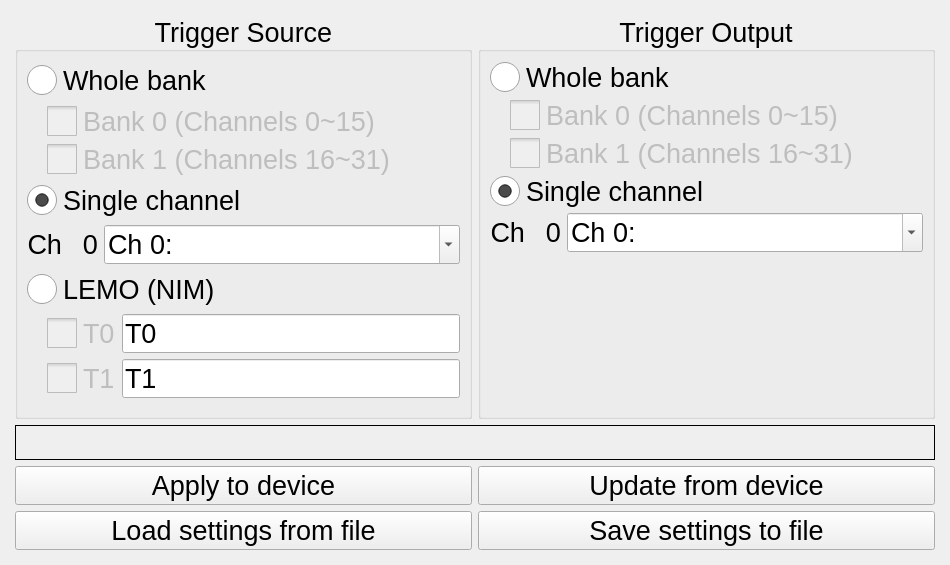
<?xml version="1.0" encoding="UTF-8"?>
<ui version="4.0">
 <class>MainWindow</class>
 <widget class="QMainWindow" name="MainWindow">
  <property name="windowModality">
   <enum>Qt::NonModal</enum>
  </property>
  <property name="geometry">
   <rect>
    <x>0</x>
    <y>0</y>
    <width>950</width>
    <height>565</height>
   </rect>
  </property>
  <property name="sizePolicy">
   <sizepolicy hsizetype="Fixed" vsizetype="Fixed">
    <horstretch>0</horstretch>
    <verstretch>0</verstretch>
   </sizepolicy>
  </property>
  <property name="minimumSize">
   <size>
    <width>0</width>
    <height>0</height>
   </size>
  </property>
  <property name="maximumSize">
   <size>
    <width>950</width>
    <height>565</height>
   </size>
  </property>
  <property name="windowTitle">
   <string>MDPP Trigger Control</string>
  </property>
  <widget class="QWidget" name="centralwidget">
   <property name="maximumSize">
    <size>
     <width>2000</width>
     <height>2000</height>
    </size>
   </property>
   <layout class="QVBoxLayout" name="verticalLayout" stretch="0">
    <property name="spacing">
     <number>6</number>
    </property>
    <property name="sizeConstraint">
     <enum>QLayout::SetMinimumSize</enum>
    </property>
    <property name="leftMargin">
     <number>15</number>
    </property>
    <property name="topMargin">
     <number>15</number>
    </property>
    <property name="rightMargin">
     <number>15</number>
    </property>
    <property name="bottomMargin">
     <number>15</number>
    </property>
    <item>
     <layout class="QVBoxLayout" name="verticalLayout_6">
      <item>
       <layout class="QHBoxLayout" name="horizontalLayout_2">
        <property name="sizeConstraint">
         <enum>QLayout::SetMaximumSize</enum>
        </property>
        <item>
         <layout class="QHBoxLayout" name="horizontalLayout_3" stretch="1,1">
          <item>
           <widget class="QGroupBox" name="GB_groupControl">
            <property name="font">
             <font>
              <pointsize>20</pointsize>
             </font>
            </property>
            <property name="title">
             <string>Trigger Source</string>
            </property>
            <property name="alignment">
             <set>Qt::AlignCenter</set>
            </property>
            <layout class="QVBoxLayout" name="verticalLayout_3" stretch="0,0,0,0,0,0">
             <item>
              <widget class="QRadioButton" name="RB_TS_WB">
               <property name="styleSheet">
                <string notr="true">QRadioButton::indicator { width: 30px; height: 30px; }</string>
               </property>
               <property name="text">
                <string>Whole bank</string>
               </property>
               <attribute name="buttonGroup">
                <string notr="true">buttonGroup</string>
               </attribute>
              </widget>
             </item>
             <item>
              <layout class="QHBoxLayout" name="horizontalLayout">
               <item>
                <spacer name="horizontalSpacer">
                 <property name="orientation">
                  <enum>Qt::Horizontal</enum>
                 </property>
                 <property name="sizeType">
                  <enum>QSizePolicy::Fixed</enum>
                 </property>
                 <property name="sizeHint" stdset="0">
                  <size>
                   <width>20</width>
                   <height>20</height>
                  </size>
                 </property>
                </spacer>
               </item>
               <item>
                <layout class="QVBoxLayout" name="verticalLayout_4">
                 <item>
                  <widget class="QCheckBox" name="CB_TS_B0">
                   <property name="enabled">
                    <bool>false</bool>
                   </property>
                   <property name="minimumSize">
                    <size>
                     <width>400</width>
                     <height>0</height>
                    </size>
                   </property>
                   <property name="font">
                    <font>
                     <pointsize>20</pointsize>
                    </font>
                   </property>
                   <property name="styleSheet">
                    <string notr="true">QCheckBox::indicator { width: 30px; height: 30px; }</string>
                   </property>
                   <property name="text">
                    <string>Bank 0 (Channels 0~15)</string>
                   </property>
                  </widget>
                 </item>
                 <item>
                  <widget class="QCheckBox" name="CB_TS_B1">
                   <property name="enabled">
                    <bool>false</bool>
                   </property>
                   <property name="minimumSize">
                    <size>
                     <width>400</width>
                     <height>0</height>
                    </size>
                   </property>
                   <property name="font">
                    <font>
                     <pointsize>20</pointsize>
                    </font>
                   </property>
                   <property name="styleSheet">
                    <string notr="true">QCheckBox::indicator { width: 30px; height: 30px; }</string>
                   </property>
                   <property name="text">
                    <string>Bank 1 (Channels 16~31)</string>
                   </property>
                  </widget>
                 </item>
                </layout>
               </item>
              </layout>
             </item>
             <item>
              <widget class="QRadioButton" name="RB_TS_SC">
               <property name="styleSheet">
                <string notr="true">QRadioButton::indicator { width: 30px; height: 30px; }</string>
               </property>
               <property name="text">
                <string>Single channel</string>
               </property>
               <property name="checked">
                <bool>true</bool>
               </property>
               <attribute name="buttonGroup">
                <string notr="true">buttonGroup</string>
               </attribute>
              </widget>
             </item>
             <item>
              <layout class="QHBoxLayout" name="horizontalLayout_6">
               <item>
                <widget class="QLabel" name="label">
                 <property name="maximumSize">
                  <size>
                   <width>35</width>
                   <height>16777215</height>
                  </size>
                 </property>
                 <property name="text">
                  <string>Ch</string>
                 </property>
                 <property name="alignment">
                  <set>Qt::AlignRight|Qt::AlignTrailing|Qt::AlignVCenter</set>
                 </property>
                </widget>
               </item>
               <item>
                <widget class="QLabel" name="LB_TS_SC_INDEX">
                 <property name="maximumSize">
                  <size>
                   <width>30</width>
                   <height>16777215</height>
                  </size>
                 </property>
                 <property name="layoutDirection">
                  <enum>Qt::LeftToRight</enum>
                 </property>
                 <property name="text">
                  <string>0</string>
                 </property>
                 <property name="alignment">
                  <set>Qt::AlignRight|Qt::AlignTrailing|Qt::AlignVCenter</set>
                 </property>
                </widget>
               </item>
               <item>
                <widget class="QComboBox" name="CB_TS_SC">
                 <property name="enabled">
                  <bool>true</bool>
                 </property>
                 <property name="editable">
                  <bool>true</bool>
                 </property>
                 <property name="maxCount">
                  <number>32</number>
                 </property>
                 <property name="insertPolicy">
                  <enum>QComboBox::InsertAtCurrent</enum>
                 </property>
                 <item>
                  <property name="text">
                   <string>Ch 0:</string>
                  </property>
                 </item>
                 <item>
                  <property name="text">
                   <string>Ch 1:</string>
                  </property>
                 </item>
                 <item>
                  <property name="text">
                   <string>Ch 2:</string>
                  </property>
                 </item>
                 <item>
                  <property name="text">
                   <string>Ch 3:</string>
                  </property>
                 </item>
                 <item>
                  <property name="text">
                   <string>Ch 4:</string>
                  </property>
                 </item>
                 <item>
                  <property name="text">
                   <string>Ch 5:</string>
                  </property>
                 </item>
                 <item>
                  <property name="text">
                   <string>Ch 6:</string>
                  </property>
                 </item>
                 <item>
                  <property name="text">
                   <string>Ch 7:</string>
                  </property>
                 </item>
                 <item>
                  <property name="text">
                   <string>Ch 8:</string>
                  </property>
                 </item>
                 <item>
                  <property name="text">
                   <string>Ch 9:</string>
                  </property>
                 </item>
                 <item>
                  <property name="text">
                   <string>Ch 10:</string>
                  </property>
                 </item>
                 <item>
                  <property name="text">
                   <string>Ch 11:</string>
                  </property>
                 </item>
                 <item>
                  <property name="text">
                   <string>Ch 12:</string>
                  </property>
                 </item>
                 <item>
                  <property name="text">
                   <string>Ch 13:</string>
                  </property>
                 </item>
                 <item>
                  <property name="text">
                   <string>Ch 14:</string>
                  </property>
                 </item>
                 <item>
                  <property name="text">
                   <string>Ch 15:</string>
                  </property>
                 </item>
                 <item>
                  <property name="text">
                   <string>Ch 16:</string>
                  </property>
                 </item>
                 <item>
                  <property name="text">
                   <string>Ch 17:</string>
                  </property>
                 </item>
                 <item>
                  <property name="text">
                   <string>Ch 18:</string>
                  </property>
                 </item>
                 <item>
                  <property name="text">
                   <string>Ch 19:</string>
                  </property>
                 </item>
                 <item>
                  <property name="text">
                   <string>Ch 20:</string>
                  </property>
                 </item>
                 <item>
                  <property name="text">
                   <string>Ch 21:</string>
                  </property>
                 </item>
                 <item>
                  <property name="text">
                   <string>Ch 22:</string>
                  </property>
                 </item>
                 <item>
                  <property name="text">
                   <string>Ch 23:</string>
                  </property>
                 </item>
                 <item>
                  <property name="text">
                   <string>Ch 24:</string>
                  </property>
                 </item>
                 <item>
                  <property name="text">
                   <string>Ch 25:</string>
                  </property>
                 </item>
                 <item>
                  <property name="text">
                   <string>Ch 26:</string>
                  </property>
                 </item>
                 <item>
                  <property name="text">
                   <string>Ch 27:</string>
                  </property>
                 </item>
                 <item>
                  <property name="text">
                   <string>Ch 28:</string>
                  </property>
                 </item>
                 <item>
                  <property name="text">
                   <string>Ch 29:</string>
                  </property>
                 </item>
                 <item>
                  <property name="text">
                   <string>Ch 30:</string>
                  </property>
                 </item>
                 <item>
                  <property name="text">
                   <string>Ch 31:</string>
                  </property>
                 </item>
                </widget>
               </item>
              </layout>
             </item>
             <item>
              <widget class="QRadioButton" name="RB_TS_LEMO">
               <property name="font">
                <font>
                 <pointsize>20</pointsize>
                </font>
               </property>
               <property name="styleSheet">
                <string notr="true">QRadioButton::indicator { width: 30px; height: 30px; }</string>
               </property>
               <property name="text">
                <string>LEMO (NIM)</string>
               </property>
               <attribute name="buttonGroup">
                <string notr="true">buttonGroup</string>
               </attribute>
              </widget>
             </item>
             <item>
              <layout class="QHBoxLayout" name="horizontalLayout_5">
               <item>
                <spacer name="horizontalSpacer_3">
                 <property name="orientation">
                  <enum>Qt::Horizontal</enum>
                 </property>
                 <property name="sizeType">
                  <enum>QSizePolicy::Fixed</enum>
                 </property>
                 <property name="sizeHint" stdset="0">
                  <size>
                   <width>20</width>
                   <height>20</height>
                  </size>
                 </property>
                </spacer>
               </item>
               <item>
                <layout class="QGridLayout" name="gridLayout_2">
                 <item row="0" column="0">
                  <widget class="QCheckBox" name="CB_TS_T0">
                   <property name="enabled">
                    <bool>false</bool>
                   </property>
                   <property name="font">
                    <font>
                     <pointsize>20</pointsize>
                    </font>
                   </property>
                   <property name="styleSheet">
                    <string notr="true">QCheckBox::indicator { width: 30px; height: 30px; }</string>
                   </property>
                   <property name="text">
                    <string>T0</string>
                   </property>
                  </widget>
                 </item>
                 <item row="1" column="0">
                  <widget class="QCheckBox" name="CB_TS_T1">
                   <property name="enabled">
                    <bool>false</bool>
                   </property>
                   <property name="font">
                    <font>
                     <pointsize>20</pointsize>
                    </font>
                   </property>
                   <property name="styleSheet">
                    <string notr="true">QCheckBox::indicator { width: 30px; height: 30px; }</string>
                   </property>
                   <property name="text">
                    <string>T1</string>
                   </property>
                  </widget>
                 </item>
                 <item row="1" column="1">
                  <widget class="QLineEdit" name="LE_TS_T1">
                   <property name="text">
                    <string>T1</string>
                   </property>
                  </widget>
                 </item>
                 <item row="0" column="1">
                  <widget class="QLineEdit" name="LE_TS_T0">
                   <property name="text">
                    <string>T0</string>
                   </property>
                  </widget>
                 </item>
                </layout>
               </item>
              </layout>
             </item>
            </layout>
           </widget>
          </item>
          <item>
           <widget class="QGroupBox" name="GB_groupControl_2">
            <property name="font">
             <font>
              <pointsize>20</pointsize>
             </font>
            </property>
            <property name="title">
             <string>Trigger Output</string>
            </property>
            <property name="alignment">
             <set>Qt::AlignCenter</set>
            </property>
            <layout class="QVBoxLayout" name="verticalLayout_2">
             <item>
              <widget class="QRadioButton" name="RB_TO_WB">
               <property name="font">
                <font>
                 <pointsize>20</pointsize>
                </font>
               </property>
               <property name="styleSheet">
                <string notr="true">QRadioButton::indicator { width: 30px; height: 30px; }</string>
               </property>
               <property name="text">
                <string>Whole bank</string>
               </property>
               <attribute name="buttonGroup">
                <string notr="true">buttonGroup_2</string>
               </attribute>
              </widget>
             </item>
             <item>
              <layout class="QHBoxLayout" name="horizontalLayout_4">
               <item>
                <spacer name="horizontalSpacer_2">
                 <property name="orientation">
                  <enum>Qt::Horizontal</enum>
                 </property>
                 <property name="sizeType">
                  <enum>QSizePolicy::Fixed</enum>
                 </property>
                 <property name="sizeHint" stdset="0">
                  <size>
                   <width>20</width>
                   <height>20</height>
                  </size>
                 </property>
                </spacer>
               </item>
               <item>
                <layout class="QVBoxLayout" name="verticalLayout_5">
                 <item>
                  <widget class="QCheckBox" name="CB_TO_B0">
                   <property name="enabled">
                    <bool>false</bool>
                   </property>
                   <property name="minimumSize">
                    <size>
                     <width>400</width>
                     <height>0</height>
                    </size>
                   </property>
                   <property name="font">
                    <font>
                     <pointsize>20</pointsize>
                    </font>
                   </property>
                   <property name="styleSheet">
                    <string notr="true">QCheckBox::indicator { width: 30px; height: 30px; }</string>
                   </property>
                   <property name="text">
                    <string>Bank 0 (Channels 0~15)</string>
                   </property>
                  </widget>
                 </item>
                 <item>
                  <widget class="QCheckBox" name="CB_TO_B1">
                   <property name="enabled">
                    <bool>false</bool>
                   </property>
                   <property name="minimumSize">
                    <size>
                     <width>400</width>
                     <height>0</height>
                    </size>
                   </property>
                   <property name="font">
                    <font>
                     <pointsize>20</pointsize>
                    </font>
                   </property>
                   <property name="styleSheet">
                    <string notr="true">QCheckBox::indicator { width: 30px; height: 30px; }</string>
                   </property>
                   <property name="text">
                    <string>Bank 1 (Channels 16~31)</string>
                   </property>
                  </widget>
                 </item>
                </layout>
               </item>
              </layout>
             </item>
             <item>
              <widget class="QRadioButton" name="RB_TO_SC">
               <property name="font">
                <font>
                 <pointsize>20</pointsize>
                </font>
               </property>
               <property name="styleSheet">
                <string notr="true">QRadioButton::indicator { width: 30px; height: 30px; }</string>
               </property>
               <property name="text">
                <string>Single channel</string>
               </property>
               <property name="checked">
                <bool>true</bool>
               </property>
               <attribute name="buttonGroup">
                <string notr="true">buttonGroup_2</string>
               </attribute>
              </widget>
             </item>
             <item>
              <layout class="QHBoxLayout" name="horizontalLayout_7">
               <item>
                <widget class="QLabel" name="label_2">
                 <property name="maximumSize">
                  <size>
                   <width>35</width>
                   <height>16777215</height>
                  </size>
                 </property>
                 <property name="text">
                  <string>Ch</string>
                 </property>
                 <property name="alignment">
                  <set>Qt::AlignRight|Qt::AlignTrailing|Qt::AlignVCenter</set>
                 </property>
                </widget>
               </item>
               <item>
                <widget class="QLabel" name="LB_TO_SC_INDEX">
                 <property name="maximumSize">
                  <size>
                   <width>30</width>
                   <height>16777215</height>
                  </size>
                 </property>
                 <property name="text">
                  <string>0</string>
                 </property>
                 <property name="alignment">
                  <set>Qt::AlignRight|Qt::AlignTrailing|Qt::AlignVCenter</set>
                 </property>
                </widget>
               </item>
               <item>
                <widget class="QComboBox" name="CB_TO_SC">
                 <property name="enabled">
                  <bool>true</bool>
                 </property>
                 <property name="editable">
                  <bool>true</bool>
                 </property>
                 <property name="maxCount">
                  <number>32</number>
                 </property>
                 <property name="insertPolicy">
                  <enum>QComboBox::InsertAtCurrent</enum>
                 </property>
                 <item>
                  <property name="text">
                   <string>Ch 0:</string>
                  </property>
                 </item>
                 <item>
                  <property name="text">
                   <string>Ch 1:</string>
                  </property>
                 </item>
                 <item>
                  <property name="text">
                   <string>Ch 2:</string>
                  </property>
                 </item>
                 <item>
                  <property name="text">
                   <string>Ch 3:</string>
                  </property>
                 </item>
                 <item>
                  <property name="text">
                   <string>Ch 4:</string>
                  </property>
                 </item>
                 <item>
                  <property name="text">
                   <string>Ch 5:</string>
                  </property>
                 </item>
                 <item>
                  <property name="text">
                   <string>Ch 6:</string>
                  </property>
                 </item>
                 <item>
                  <property name="text">
                   <string>Ch 7:</string>
                  </property>
                 </item>
                 <item>
                  <property name="text">
                   <string>Ch 8:</string>
                  </property>
                 </item>
                 <item>
                  <property name="text">
                   <string>Ch 9:</string>
                  </property>
                 </item>
                 <item>
                  <property name="text">
                   <string>Ch 10:</string>
                  </property>
                 </item>
                 <item>
                  <property name="text">
                   <string>Ch 11:</string>
                  </property>
                 </item>
                 <item>
                  <property name="text">
                   <string>Ch 12:</string>
                  </property>
                 </item>
                 <item>
                  <property name="text">
                   <string>Ch 13:</string>
                  </property>
                 </item>
                 <item>
                  <property name="text">
                   <string>Ch 14:</string>
                  </property>
                 </item>
                 <item>
                  <property name="text">
                   <string>Ch 15:</string>
                  </property>
                 </item>
                 <item>
                  <property name="text">
                   <string>Ch 16:</string>
                  </property>
                 </item>
                 <item>
                  <property name="text">
                   <string>Ch 17:</string>
                  </property>
                 </item>
                 <item>
                  <property name="text">
                   <string>Ch 18:</string>
                  </property>
                 </item>
                 <item>
                  <property name="text">
                   <string>Ch 19:</string>
                  </property>
                 </item>
                 <item>
                  <property name="text">
                   <string>Ch 20:</string>
                  </property>
                 </item>
                 <item>
                  <property name="text">
                   <string>Ch 21:</string>
                  </property>
                 </item>
                 <item>
                  <property name="text">
                   <string>Ch 22:</string>
                  </property>
                 </item>
                 <item>
                  <property name="text">
                   <string>Ch 23:</string>
                  </property>
                 </item>
                 <item>
                  <property name="text">
                   <string>Ch 24:</string>
                  </property>
                 </item>
                 <item>
                  <property name="text">
                   <string>Ch 25:</string>
                  </property>
                 </item>
                 <item>
                  <property name="text">
                   <string>Ch 26:</string>
                  </property>
                 </item>
                 <item>
                  <property name="text">
                   <string>Ch 27:</string>
                  </property>
                 </item>
                 <item>
                  <property name="text">
                   <string>Ch 28:</string>
                  </property>
                 </item>
                 <item>
                  <property name="text">
                   <string>Ch 29:</string>
                  </property>
                 </item>
                 <item>
                  <property name="text">
                   <string>Ch 30:</string>
                  </property>
                 </item>
                 <item>
                  <property name="text">
                   <string>Ch 31:</string>
                  </property>
                 </item>
                </widget>
               </item>
              </layout>
             </item>
             <item>
              <spacer name="verticalSpacer">
               <property name="orientation">
                <enum>Qt::Vertical</enum>
               </property>
               <property name="sizeHint" stdset="0">
                <size>
                 <width>20</width>
                 <height>40</height>
                </size>
               </property>
              </spacer>
             </item>
            </layout>
           </widget>
          </item>
         </layout>
        </item>
       </layout>
      </item>
      <item>
       <widget class="QLabel" name="LB_log">
        <property name="sizePolicy">
         <sizepolicy hsizetype="Preferred" vsizetype="Fixed">
          <horstretch>0</horstretch>
          <verstretch>0</verstretch>
         </sizepolicy>
        </property>
        <property name="minimumSize">
         <size>
          <width>0</width>
          <height>35</height>
         </size>
        </property>
        <property name="font">
         <font>
          <pointsize>20</pointsize>
         </font>
        </property>
        <property name="frameShape">
         <enum>QFrame::Box</enum>
        </property>
        <property name="text">
         <string/>
        </property>
        <property name="scaledContents">
         <bool>false</bool>
        </property>
        <property name="alignment">
         <set>Qt::AlignCenter</set>
        </property>
        <property name="wordWrap">
         <bool>false</bool>
        </property>
        <property name="margin">
         <number>1</number>
        </property>
       </widget>
      </item>
      <item>
       <layout class="QGridLayout" name="gridLayout">
        <item row="0" column="0">
         <widget class="QPushButton" name="PB_apply">
          <property name="font">
           <font>
            <pointsize>20</pointsize>
           </font>
          </property>
          <property name="text">
           <string>Apply to device</string>
          </property>
         </widget>
        </item>
        <item row="0" column="1">
         <widget class="QPushButton" name="PB_update">
          <property name="font">
           <font>
            <pointsize>20</pointsize>
           </font>
          </property>
          <property name="text">
           <string>Update from device</string>
          </property>
         </widget>
        </item>
        <item row="1" column="0">
         <widget class="QPushButton" name="PB_load">
          <property name="font">
           <font>
            <pointsize>20</pointsize>
           </font>
          </property>
          <property name="text">
           <string>Load settings from file</string>
          </property>
         </widget>
        </item>
        <item row="1" column="1">
         <widget class="QPushButton" name="PB_save">
          <property name="font">
           <font>
            <pointsize>20</pointsize>
           </font>
          </property>
          <property name="text">
           <string>Save settings to file</string>
          </property>
         </widget>
        </item>
       </layout>
      </item>
     </layout>
    </item>
   </layout>
  </widget>
 </widget>
 <resources/>
 <connections>
  <connection>
   <sender>RB_TS_WB</sender>
   <signal>toggled(bool)</signal>
   <receiver>CB_TS_B0</receiver>
   <slot>setEnabled(bool)</slot>
   <hints>
    <hint type="sourcelabel">
     <x>191</x>
     <y>74</y>
    </hint>
    <hint type="destinationlabel">
     <x>191</x>
     <y>113</y>
    </hint>
   </hints>
  </connection>
  <connection>
   <sender>RB_TO_WB</sender>
   <signal>toggled(bool)</signal>
   <receiver>CB_TO_B1</receiver>
   <slot>setEnabled(bool)</slot>
   <hints>
    <hint type="sourcelabel">
     <x>558</x>
     <y>74</y>
    </hint>
    <hint type="destinationlabel">
     <x>558</x>
     <y>152</y>
    </hint>
   </hints>
  </connection>
  <connection>
   <sender>RB_TS_WB</sender>
   <signal>toggled(bool)</signal>
   <receiver>CB_TS_B1</receiver>
   <slot>setEnabled(bool)</slot>
   <hints>
    <hint type="sourcelabel">
     <x>191</x>
     <y>74</y>
    </hint>
    <hint type="destinationlabel">
     <x>191</x>
     <y>152</y>
    </hint>
   </hints>
  </connection>
  <connection>
   <sender>RB_TO_WB</sender>
   <signal>toggled(bool)</signal>
   <receiver>CB_TO_B0</receiver>
   <slot>setEnabled(bool)</slot>
   <hints>
    <hint type="sourcelabel">
     <x>558</x>
     <y>74</y>
    </hint>
    <hint type="destinationlabel">
     <x>558</x>
     <y>113</y>
    </hint>
   </hints>
  </connection>
  <connection>
   <sender>RB_TO_SC</sender>
   <signal>toggled(bool)</signal>
   <receiver>CB_TO_SC</receiver>
   <slot>setEnabled(bool)</slot>
   <hints>
    <hint type="sourcelabel">
     <x>558</x>
     <y>191</y>
    </hint>
    <hint type="destinationlabel">
     <x>558</x>
     <y>233</y>
    </hint>
   </hints>
  </connection>
  <connection>
   <sender>RB_TS_SC</sender>
   <signal>toggled(bool)</signal>
   <receiver>CB_TS_SC</receiver>
   <slot>setEnabled(bool)</slot>
   <hints>
    <hint type="sourcelabel">
     <x>191</x>
     <y>191</y>
    </hint>
    <hint type="destinationlabel">
     <x>191</x>
     <y>233</y>
    </hint>
   </hints>
  </connection>
  <connection>
   <sender>RB_TS_LEMO</sender>
   <signal>toggled(bool)</signal>
   <receiver>CB_TS_T0</receiver>
   <slot>setEnabled(bool)</slot>
   <hints>
    <hint type="sourcelabel">
     <x>204</x>
     <y>282</y>
    </hint>
    <hint type="destinationlabel">
     <x>217</x>
     <y>323</y>
    </hint>
   </hints>
  </connection>
  <connection>
   <sender>RB_TS_LEMO</sender>
   <signal>toggled(bool)</signal>
   <receiver>CB_TS_T1</receiver>
   <slot>setEnabled(bool)</slot>
   <hints>
    <hint type="sourcelabel">
     <x>204</x>
     <y>282</y>
    </hint>
    <hint type="destinationlabel">
     <x>217</x>
     <y>362</y>
    </hint>
   </hints>
  </connection>
  <connection>
   <sender>CB_TS_SC</sender>
   <signal>currentIndexChanged(int)</signal>
   <receiver>LB_TS_SC_INDEX</receiver>
   <slot>setNum(int)</slot>
   <hints>
    <hint type="sourcelabel">
     <x>249</x>
     <y>237</y>
    </hint>
    <hint type="destinationlabel">
     <x>79</x>
     <y>237</y>
    </hint>
   </hints>
  </connection>
  <connection>
   <sender>CB_TO_SC</sender>
   <signal>currentIndexChanged(int)</signal>
   <receiver>LB_TO_SC_INDEX</receiver>
   <slot>setNum(int)</slot>
   <hints>
    <hint type="sourcelabel">
     <x>641</x>
     <y>238</y>
    </hint>
    <hint type="destinationlabel">
     <x>476</x>
     <y>238</y>
    </hint>
   </hints>
  </connection>
 </connections>
 <buttongroups>
  <buttongroup name="buttonGroup"/>
  <buttongroup name="buttonGroup_2"/>
 </buttongroups>
</ui>
